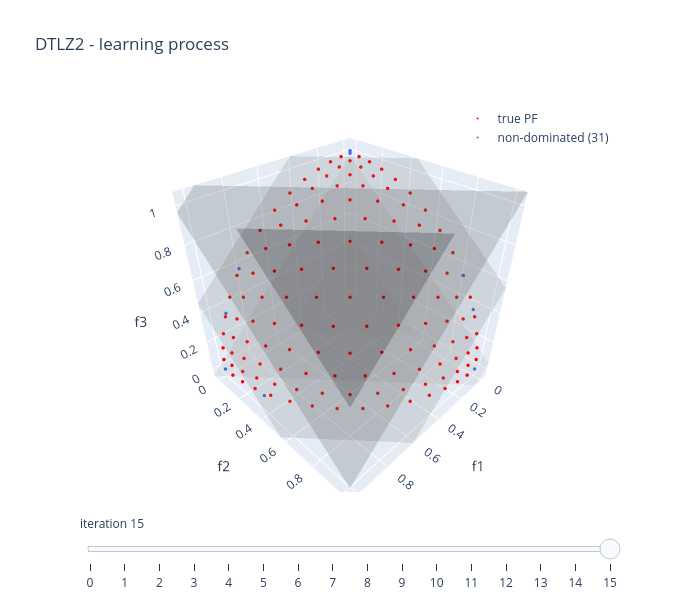

Notebook cell for this chart:
### Code cell
linear_model.visualise("learning", plot_scalarisation = True, show = False)

### Figure 1 — Plotly figure (JSON) as saved in the notebook; plotly's stock layout.template omitted (floating-point values rounded to 4 significant figures; data arrays with more than 128 entries replaced by an {"elided": "..."} marker saying what was removed)
{"data": [{"marker": {"color": "red", "size": 2}, "mode": "markers", "name": "true PF", "type": "scatter3d", "x": {"elided": "136 float values"}, "y": {"elided": "136 float values"}, "z": {"elided": "136 float values"}}, {"marker": {"color": "royalblue", "size": 2}, "mode": "markers", "name": "non-dominated (31)", "type": "scatter3d", "x": [4.991e-17, 4.991e-17, 5.109e-17, 5.109e-17, 5.659e-17, 5.659e-17, 1.0, 1.0, 1.0, 4.323e-17, 4.323e-17, 0.9656, 0.9656, 5.377e-17, 5.377e-17, 1.839e-17, 1.839e-17, 1.847e-17, 1.847e-17, 0.8138, 0.8138, 0.9334, 0.9334, 1.088e-17, 1.088e-17, 6.123e-17, 4.071e-17, 4.071e-17, 4.074e-17, 4.074e-17, 3.749e-33], "y": [3.547e-17, 3.547e-17, 0.8343, 0.8343, 0.9242, 0.9242, 0.0, 0.0, 1.571e-08, 4.336e-17, 4.336e-17, 0.3196, 0.3196, 2.93e-17, 2.93e-17, 5.847e-17, 5.847e-17, 5.838e-17, 5.838e-17, 0.0, 0.0, 0.0, 0.0, 6.026e-17, 6.026e-17, 1.0, 4.692e-17, 4.692e-17, 4.571e-17, 4.571e-17, 6.123e-17], "z": [1.0, 1.0, 0.5546, 0.5546, 0.3823, 0.3823, 0.0, 1.571e-08, 0.0, 1.0, 1.0, 0.0, 0.0, 1.0, 1.0, 1.001, 1.001, 1.0, 1.0, 0.5884, 0.5884, 0.361, 0.361, 1.0, 1.0, 0.0, 1.015, 1.015, 1.0, 1.0, 1.0]}, {"caps": {"x": {"show": false}, "y": {"show": false}, "z": {"show": false}}, "colorscale": [[0, "rgb(255,255,255)"], [0.125, "rgb(240,240,240)"], [0.25, "rgb(217,217,217)"], [0.375, "rgb(189,189,189)"], [0.5, "rgb(150,150,150)"], [0.625, "rgb(115,115,115)"], [0.75, "rgb(82,82,82)"], [0.875, "rgb(37,37,37)"], [1, "rgb(0,0,0)"]], "isomax": 1.505, "isomin": 0.2315, "opacity": 0.2, "showlegend": false, "showscale": false, "surface": {"count": 5}, "type": "isosurface", "value": {"elided": "8000 float values"}, "x": {"elided": "8000 float values"}, "y": {"elided": "8000 float values"}, "z": {"elided": "8000 float values"}}], "layout": {"height": 600, "legend": {"bgcolor": "rgba(255,255,255,0.7)", "x": 0.99, "xanchor": "right", "y": 0.99, "yanchor": "top"}, "scene": {"xaxis": {"range": [-0.05, 1.05], "title": {"text": "f1"}}, "yaxis": {"range": [-0.05, 1.05], "title": {"text": "f2"}}, "zaxis": {"range": [-0.05073, 1.065], "title": {"text": "f3"}}}, "showlegend": true, "sliders": [{"active": 15, "currentvalue": {"prefix": "iteration "}, "steps": [{"args": [["0"], {"frame": {"redraw": true}, "mode": "immediate"}], "label": "0", "method": "animate"}, {"args": [["1"], {"frame": {"redraw": true}, "mode": "immediate"}], "label": "1", "method": "animate"}, {"args": [["2"], {"frame": {"redraw": true}, "mode": "immediate"}], "label": "2", "method": "animate"}, {"args": [["3"], {"frame": {"redraw": true}, "mode": "immediate"}], "label": "3", "method": "animate"}, {"args": [["4"], {"frame": {"redraw": true}, "mode": "immediate"}], "label": "4", "method": "animate"}, {"args": [["5"], {"frame": {"redraw": true}, "mode": "immediate"}], "label": "5", "method": "animate"}, {"args": [["6"], {"frame": {"redraw": true}, "mode": "immediate"}], "label": "6", "method": "animate"}, {"args": [["7"], {"frame": {"redraw": true}, "mode": "immediate"}], "label": "7", "method": "animate"}, {"args": [["8"], {"frame": {"redraw": true}, "mode": "immediate"}], "label": "8", "method": "animate"}, {"args": [["9"], {"frame": {"redraw": true}, "mode": "immediate"}], "label": "9", "method": "animate"}, {"args": [["10"], {"frame": {"redraw": true}, "mode": "immediate"}], "label": "10", "method": "animate"}, {"args": [["11"], {"frame": {"redraw": true}, "mode": "immediate"}], "label": "11", "method": "animate"}, {"args": [["12"], {"frame": {"redraw": true}, "mode": "immediate"}], "label": "12", "method": "animate"}, {"args": [["13"], {"frame": {"redraw": true}, "mode": "immediate"}], "label": "13", "method": "animate"}, {"args": [["14"], {"frame": {"redraw": true}, "mode": "immediate"}], "label": "14", "method": "animate"}, {"args": [["15"], {"frame": {"redraw": true}, "mode": "immediate"}], "label": "15", "method": "animate"}]}], "title": {"text": "DTLZ2 - learning process"}, "width": 700}}
